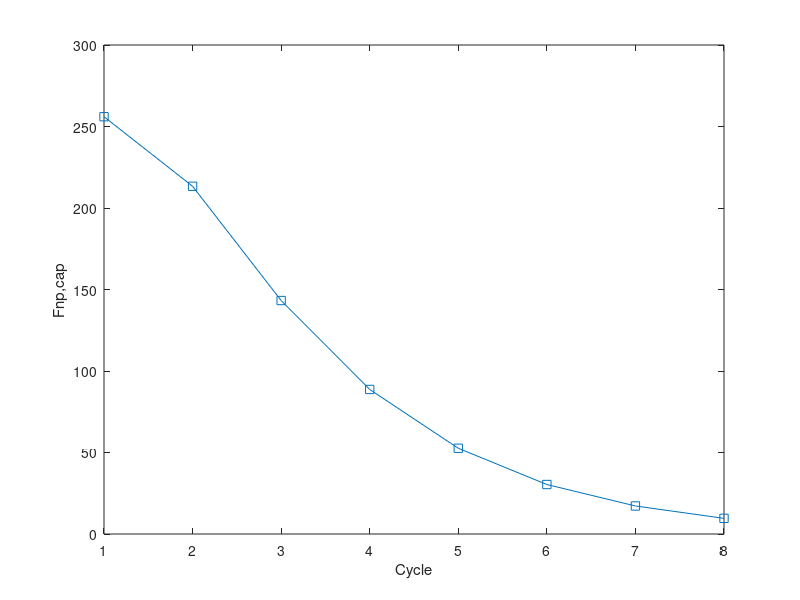

This figure's MATLAB source:
%F will be normalized to kT/Ctot for switching scheme comparison

N = 8;
i = N - 1;
s = -1:1:i-1;
cycle = s + 2;
f = [];

c = [1 0 0 0 0 0 0 0;
    1 2 0 0 0 0 0 0;
    1 4 2 0 0 0 0 0;
    1 8 4 2 0 0 0 0;
    1 16 8 4 2 0 0 0;
    1 32 16 8 4 2 0 0;
    1 64 32 16 8 4 2 0;
    1 128 64 32 16 8 4 2];
n = 0;
m = 0;
f = [];
for m = cycle
    x = 0;
    m 
    for n = 1:1:m
        n
        x = x + (2^N/(2^m - c(m,n)))
        
    end
    f = [f,x]
end

N = 1:1:N;
plot(N,f,'-s')
xlabel('Cycle')
ylabel('Fnp,cap')
